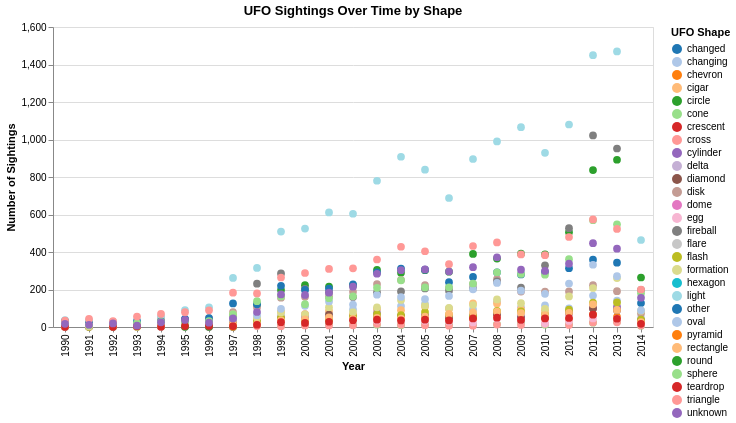

The notebook cell saved with this chart:
### Code cell
chart2

### Figure 1 — Vega-Lite specification as saved in the notebook (floating-point values rounded to 4 significant figures; data arrays with more than 128 entries replaced by an {"elided": "..."} marker saying what was removed)
{"config": {"view": {"continuousWidth": 300, "continuousHeight": 300}}, "data": {"name": "data-6fa68442bcfd1e8469f1360cbb51169c"}, "mark": {"type": "point", "filled": true, "size": 60}, "encoding": {"color": {"field": "shape", "scale": {"scheme": "category20"}, "title": "UFO Shape", "type": "nominal"}, "opacity": {"condition": {"param": "param_1", "value": 1.0}, "value": 0.1}, "x": {"field": "year", "title": "Year", "type": "ordinal"}, "y": {"field": "sightings_count", "title": "Number of Sightings", "type": "quantitative"}}, "height": 300, "params": [{"name": "param_1", "select": {"type": "interval", "encodings": ["x"]}}], "title": "UFO Sightings Over Time by Shape", "width": 600, "$schema": "https://vega.github.io/schema/vega-lite/v5.20.1.json", "datasets": {"data-6fa68442bcfd1e8469f1360cbb51169c": {"elided": "527 records"}}}
